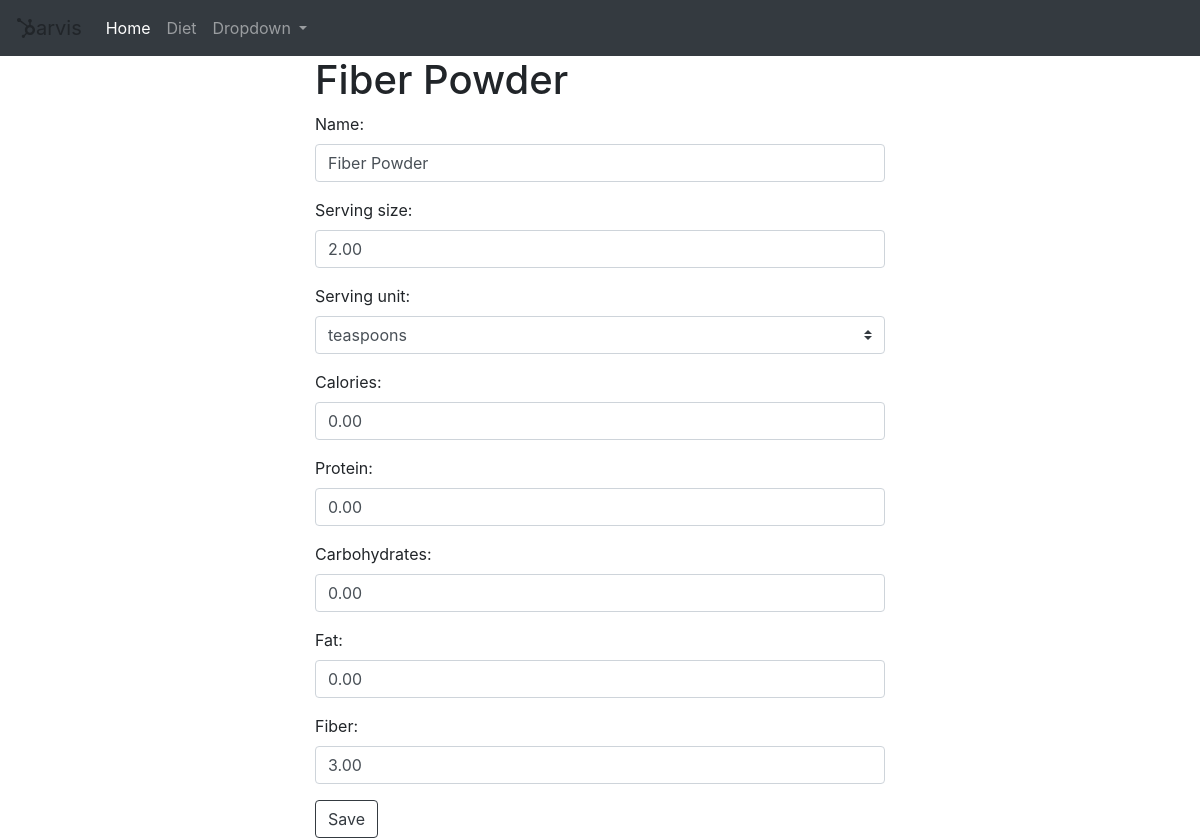
The app's page /diet/13/ with its own data.
### diet/models.py (models this page shows, shortened)
class Food(models.Model):
    CUPS = 'c'
    GRAMS = 'g'
    OUNCES = 'oz'
    POUNDS = 'lb'
    TABLESPOONS = 'tbsp'
    TEASPOONS= 'tsp'
    SERVING_UNIT_CHOICES = (
            (CUPS, 'cups'),
            (GRAMS, 'grams'),
            (OUNCES, 'ounces'),
            (POUNDS, 'pounds'),
            (TABLESPOONS, 'tablespoons'),
            (TEASPOONS, 'teaspoons')
            )
    name = models.CharField(max_length=200)
    serving_size = models.DecimalField(max_digits=5, decimal_places=2)
    serving_unit = models.CharField(max_length=32, choices=SERVING_UNIT_CHOICES,default=GRAMS)
    calories = models.DecimalField(max_digits=5, decimal_places=2)
    protein = models.DecimalField(max_digits=5, decimal_places=2)
    carbohydrates = models.DecimalField(max_digits=5, decimal_places=2)
    fat = models.DecimalField(max_digits=5, decimal_places=2)
    fiber = models.DecimalField(max_digits=5, decimal_places=2)

### diet/views.py (the view)
# urls.py: path('<int:food_id>/',views.update_food, name='update_food'),
def update_food(request, food_id):
    food = get_object_or_404(Food, pk=food_id)
    if request.method == "POST":
        update_food_form = UpdateFoodForm(request.POST, instance=food)
        if update_food_form.is_valid():
            update_food_form.save()
            messages.success(request, 'Food updated!')
        else:
            messages.error(request, 'Could not update food.')
            return redirect('index')
    else:
        update_food_form = UpdateFoodForm(instance=food)
    context = {'food': food,
                'update_food_form': update_food_form
                }
    return render(request, 'diet/detail.html', context)

### diet/forms.py
class UpdateFoodForm(forms.ModelForm):
    class Meta:
        model = Food
        fields = '__all__'
    def __init__(self, *args, **kwargs):
        super(UpdateFoodForm, self).__init__(*args, **kwargs)
        for field in self.fields:
            self.fields[field].widget.attrs.update({'class': 'form-control'})
        self.fields['serving_unit'].widget.attrs.update({'class': 'custom-select'})

### diet/templates/diet/detail.html (shortened to what this page needs)
{% extends 'diet/base.html' %}
{% block content %}
<div class="container-fluid">
	<div class="row justify-content-center">
		<div class="col-lg-6">
			<h1>{{ food.name }} </h1>
			<form method="POST" class="post-form" action="{% url 'update_food' food.id %}">
				{{ update_food_form.as_p }}
				<button type="submit" class="save btn btn-outline-dark">Save</button>
			</form>
		</div>
	</div>
</div>
{% endblock %}

### records on screen
Food: name "Fiber Powder", serving_size "2.00", serving_unit "teaspoons", calories "0.00", protein "0.00", carbohydrates "0.00", fat "0.00", fiber "3.00"
